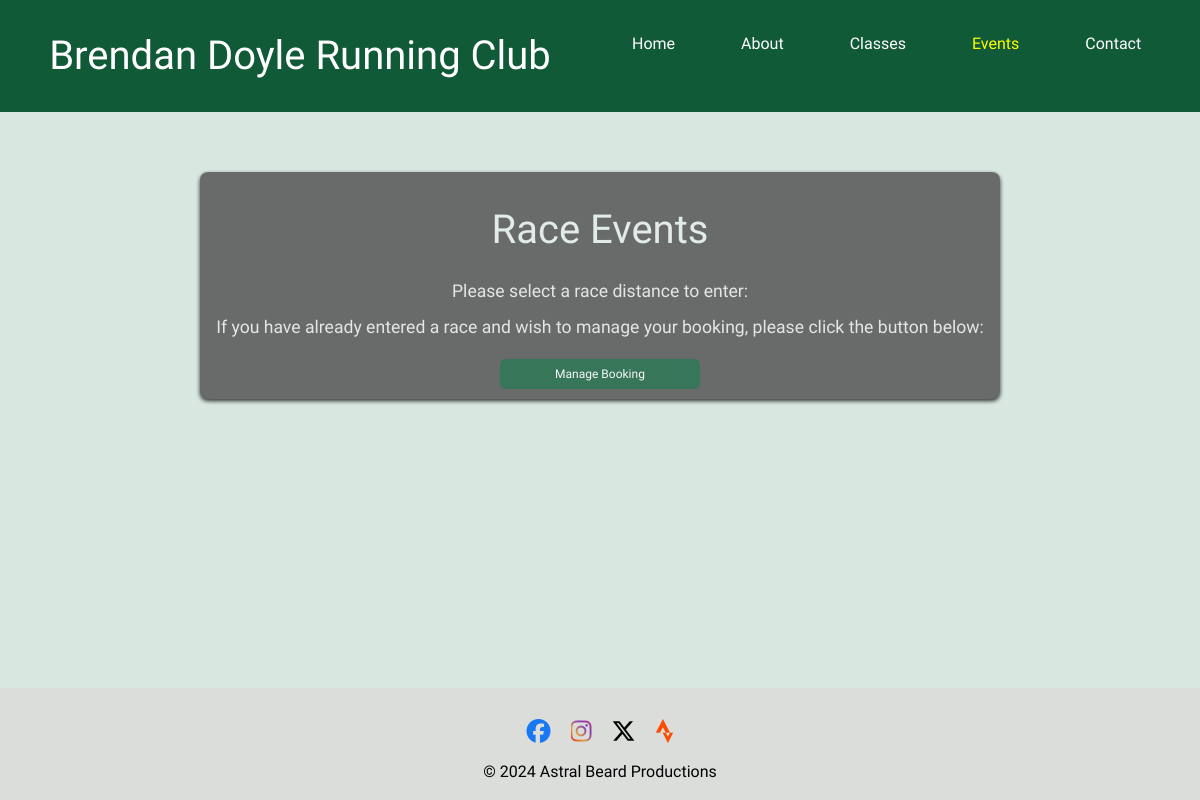
/events/, run on an earlier commit of the app's database.
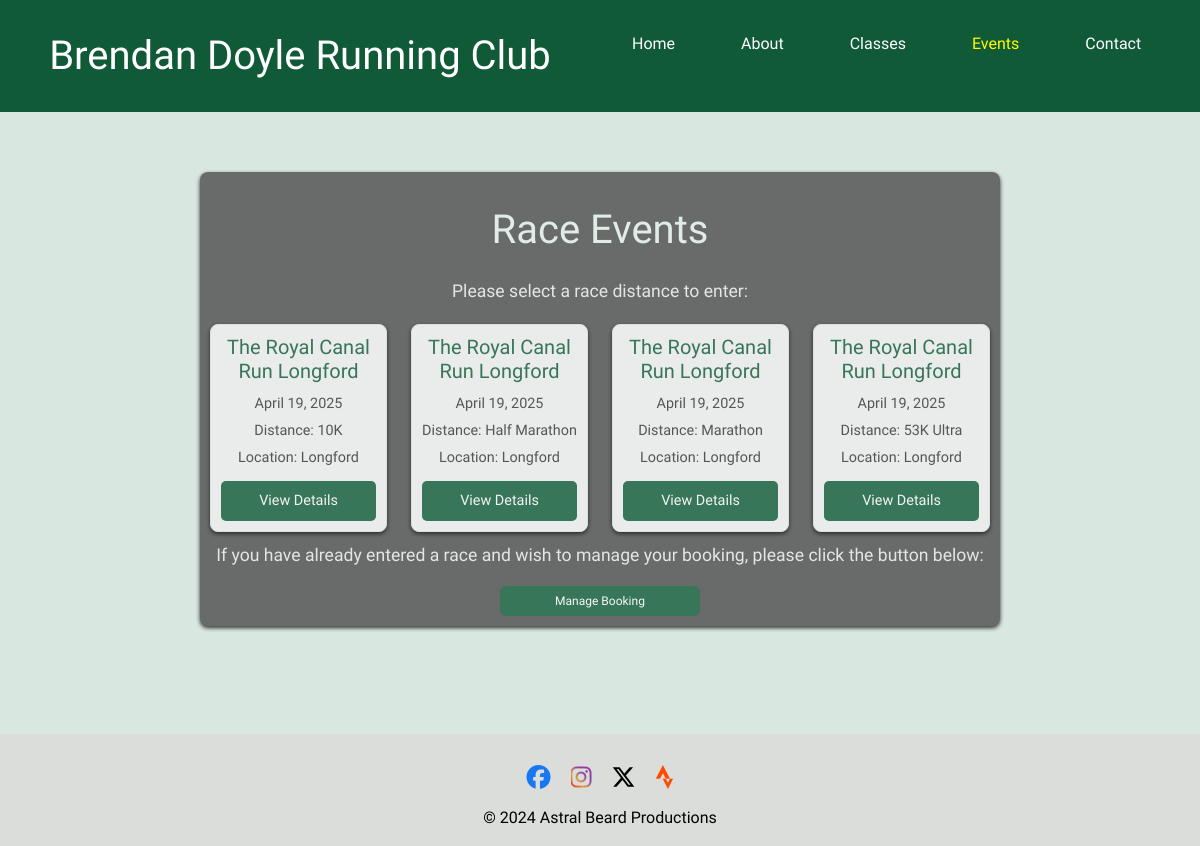
And on a later commit of the database.
### events/models.py (models this page shows, shortened)
class RaceEvent(models.Model):
    DISTANCE_CHOICES = [
        ('10K', '10K'),
        ('HM', 'Half Marathon'),
        ('M', 'Marathon'),
        ('53K', '53K Ultra'),
    ]
    name = models.CharField(max_length=255, default='The Royal Canal Run Longford')
    year = models.IntegerField()
    date = models.DateField()
    distance = models.CharField(max_length=3, choices=DISTANCE_CHOICES)
    location = models.CharField(max_length=255, default='Longford')
    description = models.TextField(blank=True, null=True)

### events/views.py (the view)
# urls.py: path('', views.events_view, name='events_list'),
def events_view(request):
    events = RaceEvent.objects.all().order_by('date')
    return render(request, 'events/events.html', {'events': events})

### events/templates/events/events.html (shortened to what this page needs)
{% extends "base.html" %}
{% block content %}
<div class="container section-content">
    <div class="events-list">
        <h1 class="my-4">Race Events</h1>
        <p>Please select a race distance to enter:</p>
        <div class="row">
            {% for event in events %}
                <div class="col-6 col-md-3">
                    <div class="list-group-item">
                        <h5>{{ event.name }}</h5>
                        <small>{{ event.date }}</small>
                        <p>Distance: {{ event.get_distance_display }}</p>
                        <small>Location: {{ event.location }}</small>
                        <a href="{% url 'event_detail' event.id %}" class="btn mt-2">View Details</a>
                    </div>
                </div>
            {% endfor %}
        </div>
        <p>If you have already entered a race and wish to manage your booking, please click the button below:</p>
        <a href="{% url 'enter_booking_number' %}" class="btn btn-primary mt-2">Manage Booking</a>
    </div>
</div>
{% endblock %}

### templates/base.html (shortened to what this page needs)
<!DOCTYPE html>
<html lang="en">
<head>
    {% load static %}
    <link rel="stylesheet" href="https://cdnjs.cloudflare.com/ajax/libs/bootstrap/5.2.3/css/bootstrap.min.css">
    <link rel="stylesheet" href="{% static 'css/style.css' %}">
    <link rel="stylesheet" href="https://cdnjs.cloudflare.com/ajax/libs/font-awesome/6.0.0-beta3/css/all.min.css">
</head>
<body class="d-flex flex-column min-vh-100">
    <header class="header py-3">
        <div class="container-fluid">
            <div class="row align-items-center">
                <div class="col-6">
                    <h1 class="my-0">Brendan Doyle Running Club</h1>
                </div>
                <div class="col-6">
                    <nav class="navbar navbar-expand-lg justify-content-end">
                        <div class="container-fluid">
                            <div class="collapse navbar-collapse justify-content-end" id="navbarNav">
                                <ul class="navbar-nav">
                                    <li class="nav-item">
                                        <a class="nav-link {% if request.path == '/' %}active{% endif %}" href="{% url 'home' %}">Home</a>
                                    </li>
                                    <li class="nav-item">
                                        <a class="nav-link {% if request.path == '/about/' %}active{% endif %}" href="{% url 'about' %}">About</a>
                                    </li>
                                    <li class="nav-item">
                                        <a class="nav-link {% if request.path == '/classes/' %}active{% endif %}" href="{% url 'classes' %}">Classes</a>
                                    </li>
                                    <li class="nav-item">
                                        <a class="nav-link {% if request.path == '/events/' %}active{% endif %}" href="{% url 'events_list' %}">Events</a>
                                    </li>
                                    <li class="nav-item">
                                        <a class="nav-link {% if request.path == '/contact/' %}active{% endif %}" href="{% url 'contact' %}">Contact</a>
                                    </li>
                                </ul>
                            </div>
                        </div>
                    </nav>
                </div>
            </div>
        </div>
    </header>
    <main class="flex-grow-1 container my-5">
        {% block content %}{% endblock %}
    </main>
    <footer class="footer text-center py-3">
        <div class="social-icons">
            <a href="https://www.facebook.com/profile.php?id=100063469122895" target="_blank" rel="noopener" aria-label="Find us on Facebook (link opens in a new tab)">
                <i class="fa-brands fa-facebook"></i>
            </a>
            <a href="https://www.instagram.com/royal_canal_run_longford_" target="_blank" rel="noopener" aria-label="Find us on Instagram (link opens in a new tab)">
                <i class="fa-brands fa-instagram"></i>
            </a>
            <a href="https://x.com/brendandoylerun" target="_blank" rel="noopener" aria-label="Find us on X (link opens in a new tab)">
                <i class="fa-brands fa-x-twitter"></i>
            </a>
            <a href="https://www.strava.com/clubs/941049" target="_blank" rel="noopener" aria-label="Find us on Strava (link opens in a new tab)">
                <i class="fa-brands fa-strava"></i>
            </a>
        </div>
        <p class="footer-text">&copy; 2024 Astral Beard Productions</p>
    </footer>
</body>
</html>

### static/css/style.css (style rules this page uses)
body { font-family: Kanit, sans-serif; background-color: #d8e7e0; margin: 0; padding: 0; display: flex; flex-direction: column; min-height: 100vh; }
.header { background-color: #115a38; padding: 10px 0; text-align: center; position: fixed; top: 0; width: 100%; z-index: 1000; }
.header h1 { color: #ffffff; font-family: Kanit, sans-serif; }
.navbar .nav-link { color: #ffffff; text-decoration: none; }
.navbar .nav-link.active { color: #ffff00; }
nav ul { list-style: none; padding: 0; }
nav ul li { display: inline; margin-right: 50px; }
nav ul li a { color: #ffffff; text-decoration: none; }
main { flex: 1; padding-top: 80px; padding-bottom: 40px; display: flex; flex-direction: column; align-items: center; }
.footer { background-color: #daddda; color: #ffffff; text-align: center; padding: 10px 0; width: 100%; margin-top: auto; flex-shrink: 0; }
.footer-text { margin-bottom: 0; font-family: Kanit, sans-serif; color: #000000; }
.social-icons { margin: 10px 0; display: flex; justify-content: center; }
.social-icons a { margin: 0 10px; font-size: 24px; text-decoration: none; transition: transform 0.5s ease; }
.fa-facebook { color: #1877F2; }
.fa-instagram { background: linear-gradient(45deg, #e91a1a, #e29e3f, #833AB4, #C13584); -webkit-background-clip: text; background-clip: text; -webkit-text-fill-color: transparent; }
.fa-x-twitter { color: #000000; }
.fa-strava { color: #FC4C02; }
.btn { width: 100%; max-width: 200px; padding: 6px; font-size: 12px; margin-top: 6px; cursor: pointer; transition: background-color 0.3s ease; }
.btn-primary { background-color: #115a38; border: none; color: #ffffff; }
@media (hover: none) { .social-icons a { transform: scale(1); } }
.events-list { max-width: 800px; margin: 20px auto; padding: 10px; background-color: #4d4d4d; opacity: 0.8; border-radius: 8px; box-shadow: 0 2px 4px #000000; text-align: center; }
.events-list h1 { color: #e4eee9; font-family: 'Oswald', sans-serif; margin-bottom: 20px; }
.events-list p { font-size: 1.1em; color: #e7e7e7; margin-bottom: 10px; }
.events-list .list-group-item { font-family: 'Kanit', sans-serif; font-size: 1em; padding: 10px; margin: 10px 0; border: 1px solid #dddddd; border-radius: 8px; background-color: #ffffffe6; box-shadow: 0 2px 4px #000000; display: flex; flex-direction: column; align-items: center; }
.events-list .list-group-item h5 { color: #115a38; font-family: 'Oswald', sans-serif; margin-bottom: 10px; }
.events-list .list-group-item p, .events-list .list-group-item small { font-family: 'Kanit', sans-serif; color: #333333; margin-bottom: 5px; font-size: 0.9em; }
.events-list .list-group-item a { display: inline-block; margin-top: 10px; padding: 8px 16px; background-color: #115a38; color: #f9f9f9; border-radius: 5px; text-decoration: none; transition: background-color 0.3s ease; font-family: 'Kanit', sans-serif; font-size: 0.9em; }

What changed in the data, as far as the page shows it:
added RaceEvent: name "The Royal Canal Run Longford", date "April 19, 2025", distance "10K", location "Longford"
added RaceEvent: name "The Royal Canal Run Longford", date "April 19, 2025", distance "Half Marathon", location "Longford"
added RaceEvent: name "The Royal Canal Run Longford", date "April 19, 2025", distance "Marathon", location "Longford"
added RaceEvent: name "The Royal Canal Run Longford", date "April 19, 2025", distance "53K Ultra", location "Longford"
